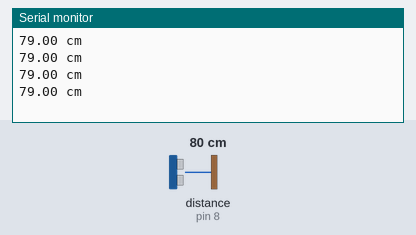
Recording of a sketch running on a simulated Arduino Uno, built with avr-gcc and run on an emulated ATmega328P. On the bench: the last lines printed to the serial monitor. Wiring (inferred from the names in the program): ultrasonic range finder: trigger pin 9; echo pin 8. Inputs (shaded band) come from the test bench; at power-on: distance to the obstacle (sensor on pin 8) 80 cm. The echo pulse lasts 58.3 µs per cm.

Above: at 1.2 s.
1.3 s: distance to the obstacle (sensor on pin 8) set to 2 cm
At 1.62 s:
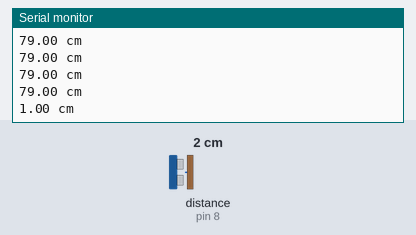
2.8 s: distance to the obstacle (sensor on pin 8) set to 4 cm
At 2.83 s:
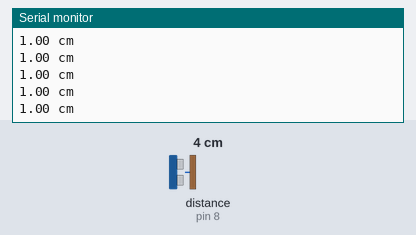
Timing chart, 0 to 5.8 s (numbered marks = the images above; inputs shaded):
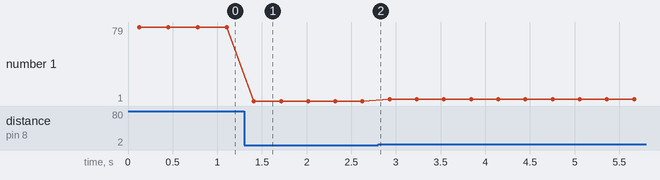

Measured:
- after the input at 1.3 s, the serial monitor: prints a new line after 0.11 s (image 1)
- plotted number 1: 79 → 1 after the input at 1.3 s, 1 → 3 after the input at 2.8 s

The sketch:

u100.ino
```cpp
#define TRIG 9
#define ECHO 8

void setup() {
  Serial.begin(9600);
  pinMode(TRIG, OUTPUT);
  pinMode(ECHO, INPUT);
}

// ---------- ฟังก์ชันอ่านระยะ (กรองค่าเฉลี่ย 5 ครั้ง) ----------
float readDistanceCM() {
  long sum = 0;
  int validCount = 0;

  for (int i = 0; i < 5; i++) {
    // ส่งคลื่น
    digitalWrite(TRIG, LOW);
    delayMicroseconds(2);
    digitalWrite(TRIG, HIGH);
    delayMicroseconds(10);
    digitalWrite(TRIG, LOW);

    // วัดเวลา echo กลับมา
    long duration = pulseIn(ECHO, HIGH, 30000);  // 30 ms timeout

    // แปลงเป็นเซนติเมตร
    float distance_cm = (duration * 0.0343) / 2.0;

    // กรองค่าผิดปกติ
    if (distance_cm > 0 && distance_cm < 400) {
      sum += distance_cm;
      validCount++;
    }

    delay(20);  // หน่วงนิดหน่อยระหว่างวัด
  }

  if (validCount > 0)
    return sum / validCount;  // คืนค่าระยะเฉลี่ย
  else
    return -1;  // ถ้าไม่มีค่า valid
}

void loop() {
  float distance = readDistanceCM();

  if (distance > 0) {
    Serial.print(distance);
    Serial.println(" cm");
  } else {
    Serial.println("Out of range or invalid");
  }

  delay(200);
}
```
